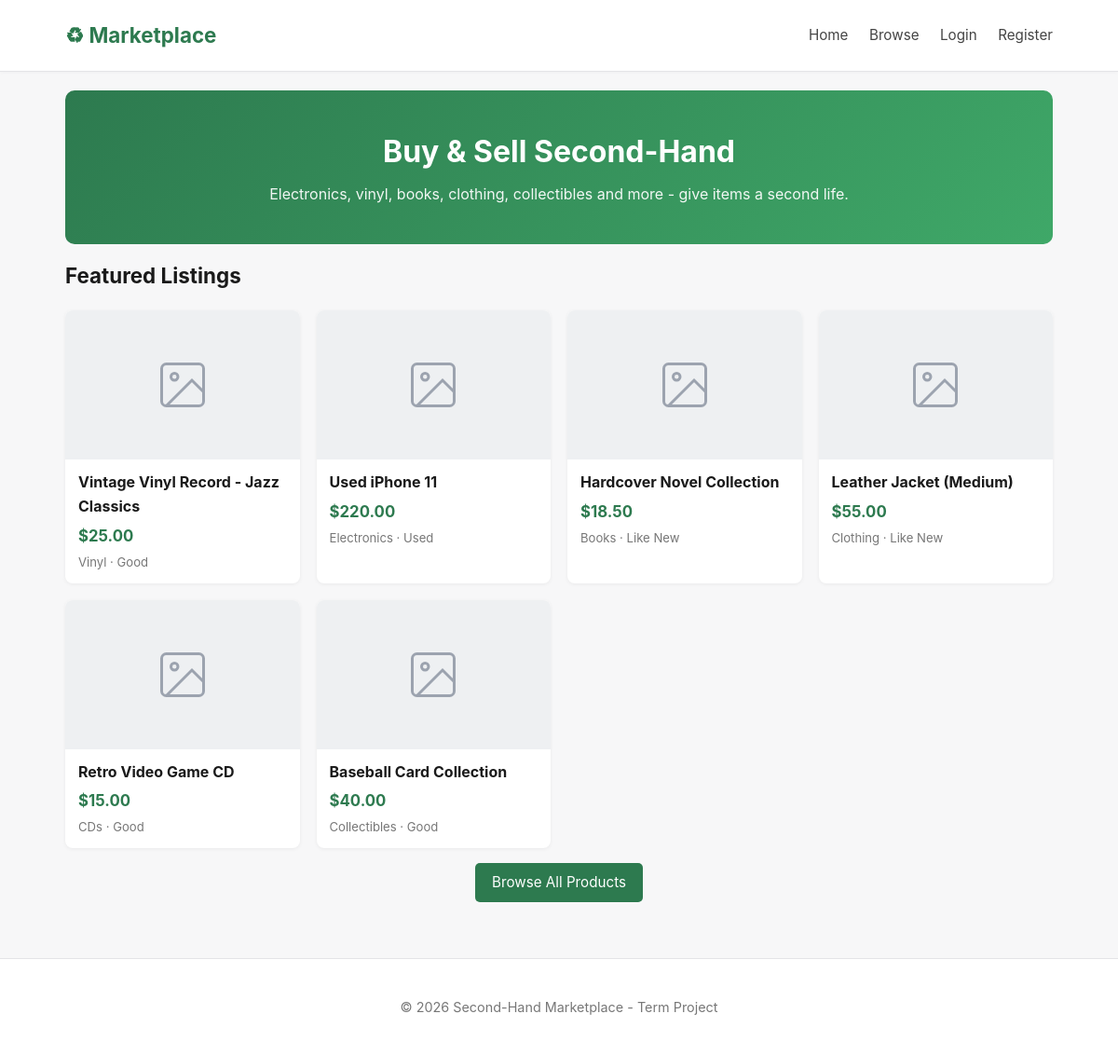
The page / on the database its author committed.
### tables this page shows
CREATE TABLE products (
    id INT AUTO_INCREMENT PRIMARY KEY,
    name VARCHAR(200) NOT NULL,
    description TEXT,
    price DECIMAL(10,2) NOT NULL,
    image_url VARCHAR(255),
    category VARCHAR(50) NOT NULL,
    `condition` VARCHAR(50) DEFAULT 'Used',
    stock INT DEFAULT 1,
    seller_id INT,
    created_at TIMESTAMP DEFAULT CURRENT_TIMESTAMP,
    FOREIGN KEY (seller_id) REFERENCES users(id) ON DELETE SET NULL
);

### includes/auth.php (called while the page is built, shortened)
<?php
function is_logged_in() {
    return isset($_SESSION['user_id']);
}
function e($str) {
    return htmlspecialchars($str ?? '', ENT_QUOTES, 'UTF-8');
}
?>

### index.php (the view, shortened to what this page needs)
<?php
require_once 'includes/header.php';
$stmt = $pdo->query("SELECT * FROM products WHERE stock > 0 ORDER BY created_at DESC LIMIT 8");
$featured = $stmt->fetchAll();
?>
<section class="hero">
    <h1>Buy & Sell Second-Hand</h1>
    <p>Electronics, vinyl, books, clothing, collectibles and more - give items a second life.</p>
</section>
<h2 class="mt-2">Featured Listings</h2>
<?php if (empty($featured)): ?>
    <div class="empty">No products listed yet. <a href="sell.php">Be the first to list something!</a></div>
<?php else: ?>
    <div class="product-grid">
        <?php foreach ($featured as $p): ?>
            <div class="product-card">
                <a href="product.php?id=<?= (int)$p['id'] ?>">
                    <div class="product-img">
                    </div>
                    <div class="product-info">
                        <h3><?= e($p['name']) ?></h3>
                        <div class="product-price">$<?= number_format($p['price'], 2) ?></div>
                        <div class="product-meta"><?= e($p['category']) ?> · <?= e($p['condition']) ?></div>
                    </div>
                </a>
            </div>
        <?php endforeach; ?>
    </div>
    <p class="text-center mt-2"><a href="products.php" class="btn">Browse All Products</a></p>
<?php endif; ?>
<?php require_once 'includes/footer.php'; ?>

### includes/header.php (shortened to what this page needs)
<?php
require_once __DIR__ . '/auth.php';
?>
<!DOCTYPE html>
<html lang="en">
<head>
    <link rel="stylesheet" href="../css/style.css">
</head>
<body>
<header class="site-header">
    <div class="container header-inner">
        <a href="index.php" class="logo">♻ Marketplace</a>
        <nav class="main-nav">
            <a href="index.php">Home</a>
            <a href="products.php">Browse</a>
            <?php if (is_logged_in()): ?>
                <a href="sell.php">Sell</a>
                <a href="cart.php">Cart</a>
                <a href="orders.php">My Orders</a>
                <?php if (is_admin()): ?>
                    <a href="admin/index.php">Admin</a>
                <?php endif; ?>
                <a href="logout.php">Logout (<?= e($_SESSION['user_name']) ?>)</a>
            <?php else: ?>
                <a href="login.php">Login</a>
                <a href="register.php">Register</a>
            <?php endif; ?>
        </nav>
    </div>
</header>
<main class="container">

### includes/footer.php (shortened to what this page needs)
</main>
<footer class="site-footer">
    <div class="container">
        <p>&copy; <?= date('Y') ?> Second-Hand Marketplace - Term Project</p>
    </div>
</footer>
</body>
</html>

### css/style.css (style rules this page uses)
* { box-sizing: border-box; margin: 0; padding: 0; }
body { font-family: -apple-system, "Segoe UI", Roboto, Arial, sans-serif; line-height: 1.6; color: #222; background: #f7f7f8; }
.container { max-width: 1100px; margin: 0 auto; padding: 20px; }
.site-header { background: #fff; border-bottom: 1px solid #e4e4e7; box-shadow: 0 1px 3px rgba(0,0,0,0.03); }
.header-inner { display: flex; justify-content: space-between; align-items: center; flex-wrap: wrap; }
.logo { font-size: 1.4rem; font-weight: 700; color: #2d7a4f; text-decoration: none; }
.main-nav a { margin-left: 18px; color: #444; text-decoration: none; font-size: 0.95rem; }
.site-footer { margin-top: 40px; padding: 20px 0; background: #fff; border-top: 1px solid #e4e4e7; text-align: center; color: #777; font-size: 0.9rem; }
h1, h2, h3 { margin-bottom: 14px; color: #1a1a1a; }
h1 { font-size: 1.8rem; }
h2 { font-size: 1.4rem; }
.btn { display: inline-block; padding: 9px 18px; background: #2d7a4f; color: #fff; border: none; border-radius: 5px; cursor: pointer; text-decoration: none; font-size: 0.95rem; }
.product-grid { display: grid; grid-template-columns: repeat(auto-fill, minmax(220px, 1fr)); gap: 18px; margin-top: 20px; }
.product-card { background: #fff; border-radius: 8px; overflow: hidden; box-shadow: 0 1px 4px rgba(0,0,0,0.06); transition: transform 0.15s, box-shadow 0.15s; }
.product-card a { text-decoration: none; color: inherit; display: block; }
.product-img { width: 100%; height: 160px; background-size: 60px; }
.product-info { padding: 12px 14px; }
.product-info h3 { font-size: 1rem; margin-bottom: 5px; color: #1a1a1a; }
.product-price { color: #2d7a4f; font-weight: 700; font-size: 1.05rem; }
.product-meta { font-size: 0.82rem; color: #777; margin-top: 4px; }
.hero { background: linear-gradient(135deg, #2d7a4f 0%, #3fa868 100%); color: #fff; padding: 40px 28px; border-radius: 10px; text-align: center; margin-bottom: 10px; }
.hero h1 { color: #fff; font-size: 2rem; margin-bottom: 8px; }
.hero p { opacity: 0.93; }
.text-center { text-align: center; }
.mt-2 { margin-top: 16px; }

### rows shown on the page
products: name "Vintage Vinyl Record - Jazz Classics", price "25.00", category "Vinyl", condition "Good"
products: name "Used iPhone 11", price "220.00", category "Electronics", condition "Used"
products: name "Hardcover Novel Collection", price "18.50", category "Books", condition "Like New"
products: name "Leather Jacket (Medium)", price "55.00", category "Clothing", condition "Like New"
products: name "Retro Video Game CD", price "15.00", category "CDs", condition "Good"
products: name "Baseball Card Collection", price "40.00", category "Collectibles", condition "Good"
